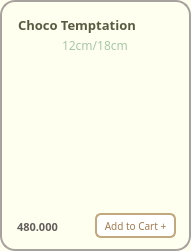
       <widget class="QFrame" name="frame_Choco">
        <property name="geometry">
         <rect>
          <x>240</x>
          <y>590</y>
          <width>191</width>
          <height>251</height>
         </rect>
        </property>
        <property name="styleSheet">
         <string notr="true">background-color: #FFFFF0;
border-radius: 15px; 
border: 2px solid #A8A29E ;</string>
        </property>
        <property name="frameShape">
         <enum>QFrame::StyledPanel</enum>
        </property>
        <property name="frameShadow">
         <enum>QFrame::Raised</enum>
        </property>
        <widget class="QLabel" name="label_choco">
         <property name="geometry">
          <rect>
           <x>18</x>
           <y>15</y>
           <width>161</width>
           <height>20</height>
          </rect>
         </property>
         <property name="font">
          <font>
           <family>Mongolian Baiti</family>
           <pointsize>10</pointsize>
           <weight>75</weight>
           <bold>true</bold>
          </font>
         </property>
         <property name="styleSheet">
          <string notr="true">border-radius: 0px;
border:0px solid;
color:#5A5A42</string>
         </property>
         <property name="text">
          <string>Choco Temptation</string>
         </property>
        </widget>
        <widget class="QLabel" name="label_cake_choco">
         <property name="geometry">
          <rect>
           <x>-22</x>
           <y>8</y>
           <width>241</width>
           <height>231</height>
          </rect>
         </property>
         <property name="styleSheet">
          <string notr="true">border:0px;
background-color: transparent;</string>
         </property>
         <property name="text">
          <string/>
         </property>
         <property name="pixmap">
          <pixmap>../images/image-removebg-preview (11).png</pixmap>
         </property>
         <property name="scaledContents">
          <bool>true</bool>
         </property>
        </widget>
        <widget class="QLabel" name="label_choco_size">
         <property name="geometry">
          <rect>
           <x>62</x>
           <y>37</y>
           <width>71</width>
           <height>16</height>
          </rect>
         </property>
         <property name="font">
          <font>
           <family>Mongolian Baiti</family>
           <pointsize>9</pointsize>
          </font>
         </property>
         <property name="styleSheet">
          <string notr="true">color: #A7C7A7;
border:0px</string>
         </property>
         <property name="text">
          <string>12cm/18cm</string>
         </property>
        </widget>
        <widget class="QPushButton" name="pushButton_add_choco">
         <property name="geometry">
          <rect>
           <x>95</x>
           <y>213</y>
           <width>81</width>
           <height>25</height>
          </rect>
         </property>
         <property name="maximumSize">
          <size>
           <width>16777207</width>
           <height>16777215</height>
          </size>
         </property>
         <property name="font">
          <font>
           <family>Mongolian Baiti</family>
           <pointsize>-1</pointsize>
          </font>
         </property>
         <property name="styleSheet">
          <string notr="true">QPushButton {
    background-color: white;
    color: #A37B50;
    border: 2px solid #C2A87E;
    border-radius: 6px;
    padding: 4px 5px;
    font-size: 10px;
}

QPushButton:hover {
    background-color: #F7F3EF;
}

QPushButton:pressed {
    background-color: #E6D5C3;
}
</string>
         </property>
         <property name="text">
          <string>Add to Cart +</string>
         </property>
        </widget>
        <widget class="QLabel" name="label_choco_price">
         <property name="geometry">
          <rect>
           <x>17</x>
           <y>219</y>
           <width>61</width>
           <height>16</height>
          </rect>
         </property>
         <property name="font">
          <font>
           <family>Mongolian Baiti</family>
           <pointsize>8</pointsize>
           <weight>75</weight>
           <bold>true</bold>
          </font>
         </property>
         <property name="styleSheet">
          <string notr="true">border:0px;
color: rgb(98, 94, 92);
</string>
         </property>
         <property name="text">
          <string>480.000</string>
         </property>
        </widget>
        <zorder>label_cake_choco</zorder>
        <zorder>label_choco</zorder>
        <zorder>label_choco_size</zorder>
        <zorder>pushButton_add_choco</zorder>
        <zorder>label_choco_price</zorder>
       </widget>
